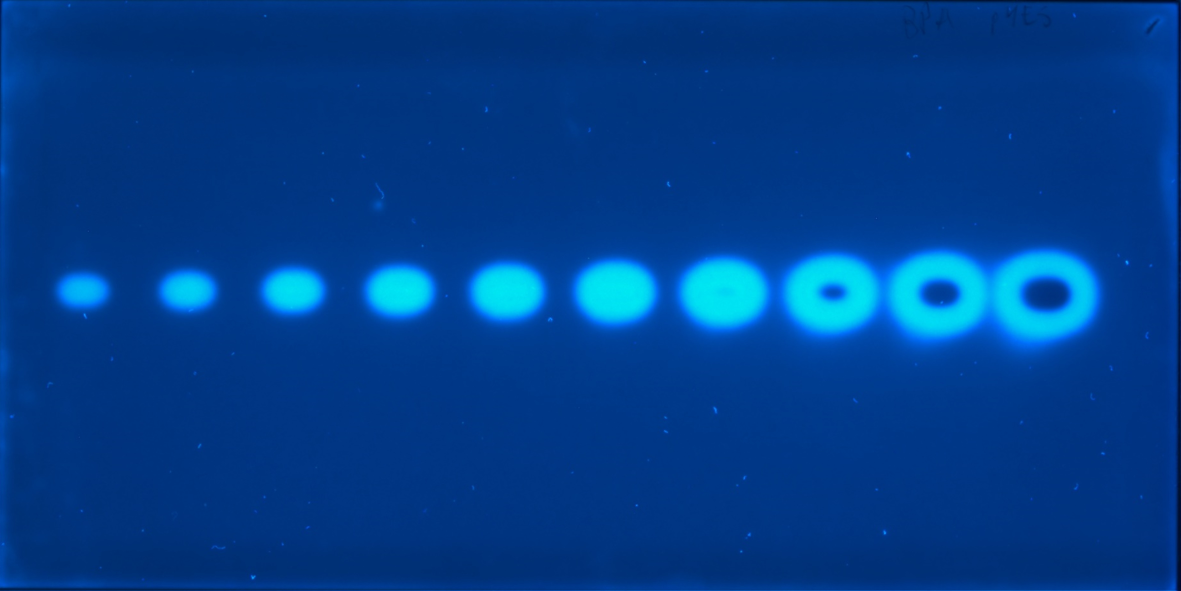
#> input picture BPA.jpg, 4723 x 2364 px (shown at 1/4 size)
$ python main.py
#> lines starting #> are read from the running program, lines starting #| are printed output that depends on the picture
"""
Version 1.0.0

Copyright (c) 2023 Bundesanstalt für Gewässerkunde

This file is part of the extrapolation-cytotoxic-masking evaluation
script.

extrapolation-cytotoxic-masking is free software: you can redistribute
it and/or modify it under the terms of the GNU General Public License
as published by the Free Software Foundation, either version 3 of the
License, or (at your option) any later version.

This program is distributed in the hope that it will be useful,
but WITHOUT ANY WARRANTY; without even the implied warranty of
MERCHANTABILITY or FITNESS FOR A PARTICULAR PURPOSE.  See the
GNU General Public License for more details.

You should have received a copy of the GNU General Public License
along with this program.  If not, see <http://www.gnu.org/licenses/>.

"""

import PIL
import PIL.ImageOps
"""The Python Imaging Library (PIL) is

       Copyright © 1997-2011 by Secret Labs AB
       Copyright © 1995-2011 by Fredrik Lundh

   Pillow is the friendly PIL fork. It is

       Copyright © 2010-2023 by Jeffrey A. Clark (Alex) and contributors."""
###############################################################################

import numpy as np
"""Copyright (c) 2005-2023, NumPy Developers.
   All rights reserved."""
###############################################################################

from scipy.signal import savgol_filter
import scipy.stats as stats
import scipy.integrate as integrate
import scipy.signal as signal
import scipy.optimize as opt
from scipy import special
"""Copyright (c) 2001-2002 Enthought, Inc. 2003-2023, SciPy Developers.
   All rights reserved."""
###############################################################################

import matplotlib.pyplot as plt
"""© Copyright 2002–2012 John Hunter, Darren Dale, Eric Firing, Michael Droettboom and the Matplotlib development team; 2012–2023 The Matplotlib development team."""
###############################################################################

from shapely.geometry import LineString #if not istalled use: pip install shapely or conda install shapely
"""Copyright (c) 2007, Sean C. Gillies. 2019, Casper van der Wel. 2007-2022, Shapely Contributors.
   All rights reserved."""
###############################################################################

import random
from datetime import datetime
import sys
import warnings
#to ignore warning from shapley, that says: "The array interface is deprecated and will no longer work in Shapely 2.0. Convert the '.coords' to a numpy array instead."
#Shapely arrays are not used in this program.
from shapely.errors import ShapelyDeprecationWarning
warnings.filterwarnings("ignore", category=ShapelyDeprecationWarning)


###############################################################################
###############################################################################
###    SETTING PLATE AND SAMPLE DATA   ########################################
###############################################################################
###############################################################################

test = "p-YES" #name of assay used
proj = "project" #name of project
imName = "BPA" #++ name of the image to be loaded.
imFormat = ".jpg" #++ format of the image to be loaded
unit = "RCF" #unit of dose applied on plate

###################### don`t change ############################
date = datetime.today().strftime('%d-%m-%Y') #get current date #
################################################################

#plate geometry in mm
plate_height = 100.0 #++
plate_length = 200.0 #++

#information of applied samples
sample_posY = 8.0 #++
sample_length = 5.0 #++
sample_width = 0.0 #++

#information of track arrangement
track_first_pos = 15.0 #++ space from left edge to first sample
track_distance = 18.0 #++ space between samples

#solvent running distance
solvent_front = 90.0 #++

###############################################################################
#### TRACK SETTINGS  ##########################################################
###############################################################################

track = 8 #++ track to evaluate
resolution = 500 #resolution of saved Chromatograms in ppi
peak_count = 1 #++ count of analysed peaks per track (maximum of eight)

name_chrom = f"plot-tack-{track}.jpg" #defines the name and/or the file path for the saved chromatogram
name_tracklines = "track_image.jpg"   #defines the name and/or the file path for the saved tracklines image
peak_fig = False #if just one peak is extrapolated enter True for a seperate figure of the extrapolated peak, otherwise enter False
csv_name = "Results.csv"

#setting peak data#############################################################
extrema = True #if TRUE extrapolation with outer legs based on local extrema will be performed
onepeak = False #for applying peak funktions on normal single peaks, whole peak is used as data basis
value_rel_height = 0.5 #for width estimation, if extrema used, 1.0 calculates the width of the peak at its lowest contour line while 0.5 evaluates at half the prominence height
adjust_track = 2 #for compensation of tracks not running in calculated position
track_prop = 0.5 #band width for mean of track bands
inflpoint = False #TRUE when propotion of legs should be calculated on the basis of inflection points, automatically turns onepeak FALSE
leg_prop = 1 #for propotion of outer legs, choose under <= 1.0
lock_borders = True #if inflpoint TRUE, lock percentage amount won't exceed leg borders
filt = True #TRUE = turn on Savitzky-Golay-Filtre, FALSE = turn off
invert = False #TRUE = inverts the chromatogram. useful in case of negative signals as for pYAAS or pLB

#Settings for Savitzky-Golay-Filtre
poly = 2 #poly order for smoothing, default  is 2
wlength = 7 #value for smoothing, default is 111


#initialising array for baselines and peakareas
###################### don`t change ############################
peakdata = np.zeros((8,10),dtype = np.float64)
################################################################

#no need of defining leftlegA,leftlegB,rightlegA and rightlegB, when extrema set to TRUE

###############################################################################
### setting peak related values (maximum of 8 different peaks) ################
###############################################################################

#1st peak
peakdata[0,0]	=	500	#basepointAX, mandatory
peakdata[0,1]	=	2000	#basepointBX, mandatory
peakdata[0,2]	=	950	#areapointAX, mandatory
peakdata[0,3]	=	1400	#areapointBX, mandatory
peakdata[0,4]	=	950	#leftlegA, use only if extreme = False
peakdata[0,5]	=	1000	#leftlegB, use only if extreme = False
peakdata[0,6]	=	1200	#rightlegA, use only if extreme = False
peakdata[0,7]	=	1400	#rightlegB, use only if extreme = False
peakdata[0,8]	=	1	#extrapolation, 0 = no (only integral calculation), 1 = yes
peakdata[0,9]	=	0	#peak function used, (0=Gaussian,1=mod Gaussian,2=Lorentzian,3=log-normal)

#2nd peak
peakdata[1,0]	=	0	#basepointAX, mandatory
peakdata[1,1]	=	0	#basepointBX, mandatory
peakdata[1,2]	=	0	#areapointAX, mandatory
peakdata[1,3]	=	0	#areapointBX, mandatory
peakdata[1,4]	=	0	#leftlegA, use only if extreme = False
peakdata[1,5]	=	0	#leftlegB, use only if extreme = False
peakdata[1,6]	=	0	#rightlegA, use only if extreme = False
peakdata[1,7]	=	0	#rightlegB, use only if extreme = False
peakdata[1,8]	=	0	#extrapolation, 0 = no (only integral calculation), 1 = yes
peakdata[1,9]	=	0	#peak function used, (0=Gaussian,1=mod Gaussian,2=Lorentzian,3=log-normal)

#3rd peak
peakdata[2,0]	=	0	#basepointAX, mandatory
peakdata[2,1]	=	0	#basepointBX, mandatory
peakdata[2,2]	=	0	#areapointAX, mandatory
peakdata[2,3]	=	0	#areapointBX, mandatory
peakdata[2,4]	=	0	#leftlegA, use only if extreme = False
peakdata[2,5]	=	0	#leftlegB, use only if extreme = False
peakdata[2,6]	=	0	#rightlegA, use only if extreme = False
peakdata[2,7]	=	0	#rightlegB, use only if extreme = False
peakdata[2,8]	=	0	#extrapolation, 0 = no (only integral calculation), 1 = yes
peakdata[2,9]	=	0	#peak function used, (0=Gaussian,1=mod Gaussian,2=Lorentzian,3=log-normal)

#4th peak
peakdata[3,0]	=	0	#basepointAX, mandatory
peakdata[3,1]	=	0	#basepointBX, mandatory
peakdata[3,2]	=	0	#areapointAX, mandatory
peakdata[3,3]	=	0	#areapointBX, mandatory
peakdata[3,4]	=	0	#leftlegA, use only if extreme = False
peakdata[3,5]	=	0	#leftlegB, use only if extreme = False
peakdata[3,6]	=	0	#rightlegA, use only if extreme = False
peakdata[3,7]	=	0	#rightlegB, use only if extreme = False
peakdata[3,8]	=	0	#extrapolation, 0 = no (only integral calculation), 1 = yes
peakdata[3,9]	=	0	#peak function used, (0=Gaussian,1=mod Gaussian,2=Lorentzian,3=log-normal)

#5th peak
peakdata[4,0]	=	0	#basepointAX, mandatory
peakdata[4,1]	=	0	#basepointBX, mandatory
peakdata[4,2]	=	0	#areapointAX, mandatory
peakdata[4,3]	=	0	#areapointBX, mandatory
peakdata[4,4]	=	0	#leftlegA, use only if extreme = False
peakdata[4,5]	=	0	#leftlegB, use only if extreme = False
peakdata[4,6]	=	0	#rightlegA, use only if extreme = False
peakdata[4,7]	=	0	#rightlegB, use only if extreme = False
peakdata[4,8]	=	0	#extrapolation, 0 = no (only integral calculation), 1 = yes
peakdata[4,9]	=	0	#peak function used, (0=Gaussian,1=mod Gaussian,2=Lorentzian,3=log-normal)

#6th peak
peakdata[5,0]	=	0	#basepointAX, mandatory
peakdata[5,1]	=	0	#basepointBX, mandatory
peakdata[5,2]	=	0	#areapointAX, mandatory
peakdata[5,3]	=	0	#areapointBX, mandatory
peakdata[5,4]	=	0	#leftlegA, use only if extreme = False
peakdata[5,5]	=	0	#leftlegB, use only if extreme = False
peakdata[5,6]	=	0	#rightlegA, use only if extreme = False
peakdata[5,7]	=	0	#rightlegB, use only if extreme = False
peakdata[5,8]	=	0	#extrapolation, 0 = no (only integral calculation), 1 = yes
peakdata[5,9]	=	0	#peak function used, (0=Gaussian,1=mod Gaussian,2=Lorentzian,3=log-normal)

#7th peak
peakdata[6,0]	=	0	#basepointAX, mandatory
peakdata[6,1]	=	0	#basepointBX, mandatory
peakdata[6,2]	=	0	#areapointAX, mandatory
peakdata[6,3]	=	0	#areapointBX, mandatory
peakdata[6,4]	=	0	#leftlegA, use only if extreme = False
peakdata[6,5]	=	0	#leftlegB, use only if extreme = False
peakdata[6,6]	=	0	#rightlegA, use only if extreme = False
peakdata[6,7]	=	0	#rightlegB, use only if extreme = False
peakdata[6,8]	=	0	#extrapolation, 0 = no (only integral calculation), 1 = yes
peakdata[6,9]	=	0	#peak function used ,(0=Gaussian,1=mod Gaussian,2=Lorentzian,3=log-normal)

#8th peak
peakdata[7,0]	=	0	#basepointAX, mandatory
peakdata[7,1]	=	0	#basepointBX, mandatory
peakdata[7,2]	=	0	#areapointAX, mandatory
peakdata[7,3]	=	0	#areapointBX, mandatory
peakdata[7,4]	=	0	#leftlegA, use only if extreme = False
peakdata[7,5]	=	0	#leftlegB, use only if extreme = False
peakdata[7,6]	=	0	#rightlegA, use only if extreme = False
peakdata[7,7]	=	0	#rightlegB, use only if extreme = False
peakdata[7,8]	=	0	#extrapolation, 0 = no (only integral calculation), 1 = yes
peakdata[7,9]	=	0	#peak function used, (0=Gaussian,1=mod Gaussian,2=Lorentzian,3=log-normal)

###############################################################################
###############################################################################
#### End of user entry ########################################################
###############################################################################
###############################################################################


#defining functions
#definition of mathematical amount
def betrag(x):
	return np.sqrt(x**2)

# 0 - gauss function, x are data, A is amplitude, mu is mean value of x
# and sig is the range of gauss along x-axis
def gauss(x,A,mu,sig):
    return A*np.exp((-(x-mu)**2)/sig**2)

# 1 - Exponentially modified Gaussian
def modGauss(x,s,tr,A,a,a1):
    return ((np.sqrt(2*np.pi)*A*s)/(2*s))*np.exp((s**2/(2*a1**2))+((tr-x)/a1))*(1+special.erf(((x-tr)/(np.sqrt(2)*s))-(s/(np.sqrt(2)*a1))))

# 2 - Lorentzian # s is half of width, A is amplitude
def cauchy (x,A,a,y):
    return (2*A)/(np.pi)*(y/(4*(x-a)**2+y**2))

# 3 - Log-Normal
def normal(x,s,tr,A,a1):
    return A*np.exp((-np.log(2))/(np.log(a1/s)**2)*np.log((x-tr)/(s+a1)*(a1/s**2-1)/(a1/s)+1)**2) #Phillips and White 1997

if inflpoint is True:
    onepeak = False

###############################################################################
###    PROCESS PLATE AND SAMPLE DATA  #########################################
###############################################################################
sample_app_space = plate_length - track_first_pos * 2 #space for sample application

sample_count = sample_app_space / (
    sample_length/2 + track_distance - sample_length) #count of samples based on plate geometry and application data

###############################################################################
##    Image processing   ######################################################
###############################################################################

#load Image from file
im = PIL.Image.open (imName+imFormat)
#> im is the input picture: PIL image 4723x2364 RGB; mean R, G, B 0.4, 63.1, 140.7

#image data to array, third dimension as tuples
rgb_mx = np.asarray(im)

#save pixel counts for x- and y-axis of image
y_im = np.size(rgb_mx, axis=0)
#> y_im = 2364
x_im = np.size(rgb_mx, axis=1)
#> x_im = 4723

#calculate pixels per mm for image on x-scale
pixpermm = x_im/ plate_length
#> pixpermm = 23.61

# grey scale image and save to matrix
grey_im = PIL.ImageOps.grayscale(im)
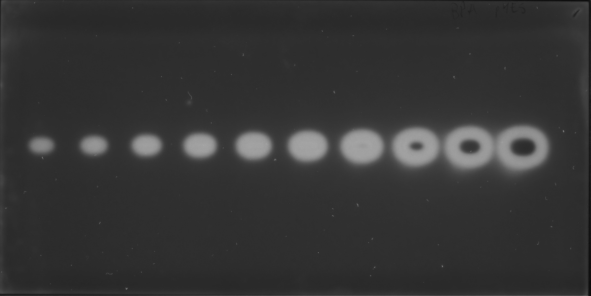
#> grey_im: PIL image 4723x2364 L (shown at 1/8 size); min 4, max 167, mean 53.1
grey_mx = np.asarray(grey_im)

#defining position of track y-value pixels
trackpos = int(round((track_first_pos+track_distance*(track-1))*pixpermm))
#> trackpos = 3330
trackpos = trackpos + adjust_track
#> trackpos = 3332
track_range = round(sample_length*pixpermm*track_prop/2)
#> track_range = 30

###############################################################################
############draw tracklines on image and save as new image#####################
###############################################################################
im_tracklines = im.copy()

for x in range(
        int(round(track_first_pos*pixpermm+1)),
        int(round((sample_app_space+track_first_pos*1.5)*pixpermm)),
        int(round(track_distance*pixpermm))):
    for y in range (0,y_im):
        im_tracklines.putpixel((x, y), (255, 000, 000))
        im_tracklines.putpixel((x+1, y), (255, 000, 000))
        im_tracklines.putpixel((x-1, y), (255, 000, 000))
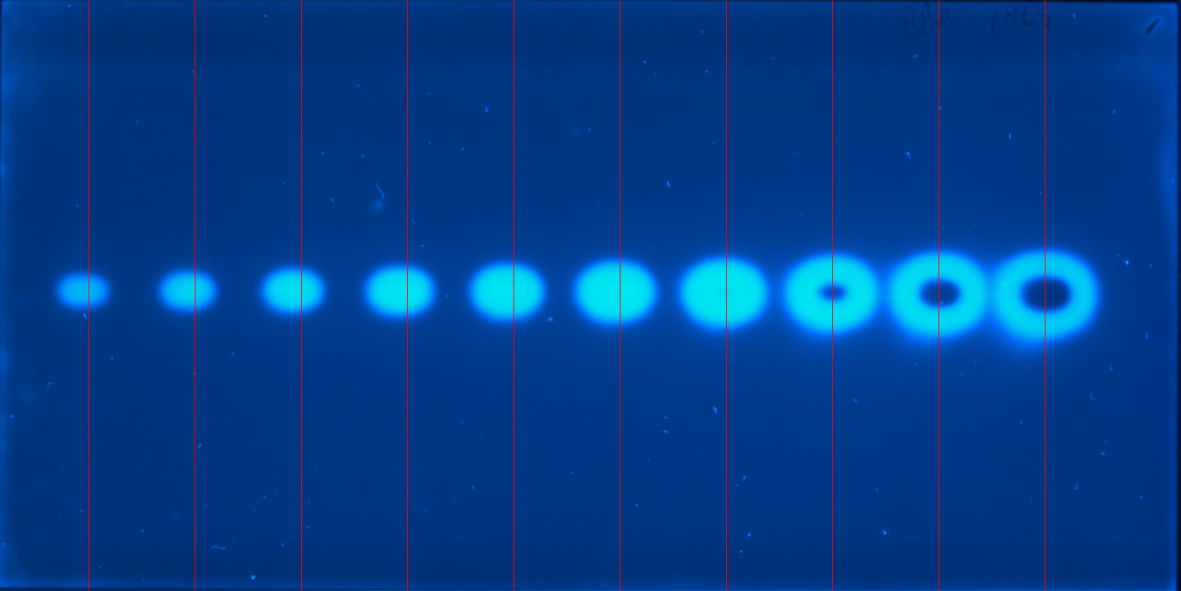
#> im_tracklines: PIL image 4723x2364 RGB (shown at 1/4 size); mean R, G, B 2, 62.6, 139.8

for y in range (0,y_im):
    im_tracklines.putpixel((trackpos, y), (000, 255, 255))
    im_tracklines.putpixel((trackpos+1, y), (000, 255, 255))
    im_tracklines.putpixel((trackpos-1, y), (000, 255, 255))

    im_tracklines.putpixel((trackpos-track_range, y), (150, 150, 150))
    im_tracklines.putpixel((trackpos-track_range+1, y), (150, 150, 150))
    im_tracklines.putpixel((trackpos-track_range-1, y), (150, 150, 150))

    im_tracklines.putpixel((trackpos+track_range, y), (150, 150, 150))
    im_tracklines.putpixel((trackpos+track_range+1, y), (150, 150, 150))
    im_tracklines.putpixel((trackpos+track_range-1, y), (150, 150, 150))
#> (the rest of the program and of its run is left out)
